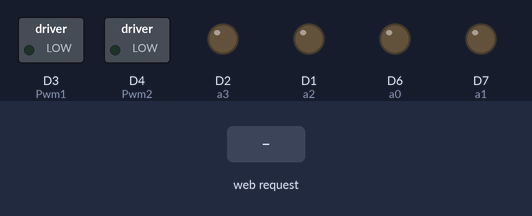
Simulated run of this sketch. Board: ESP8266 (NodeMCU). On the bench: switched loads named in the sketch (green lamp = pin HIGH), output pins drawn as LEDs (lit = HIGH). Inputs (shaded band) come from the test bench. WiFi joins after 1.5 s; servers stay silent unless stated; what the sketch prints to the serial monitor is not drawn.

Above: at 2.7 s.
2.8 s: HTTP request GET /start=1 received
At 4.0 s:
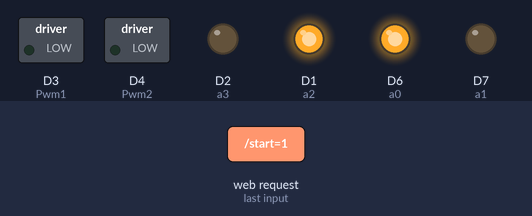
4.3 s: HTTP request GET /backward=3 received
At 5.1 s:
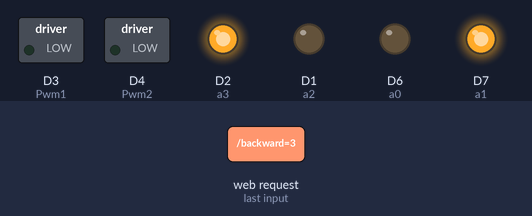
5.8 s: HTTP request GET /right=4 received
At 6.3 s:
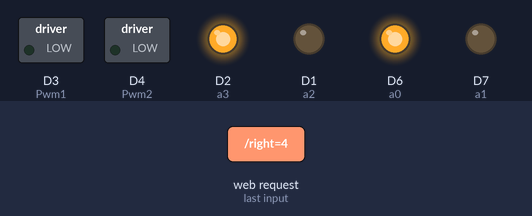
7.3 s: HTTP request GET /left=5 received
At 8.5 s:
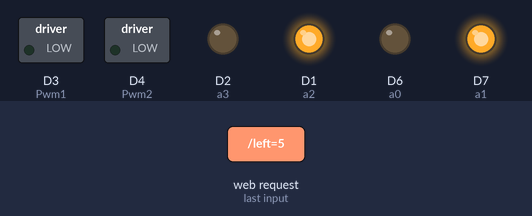
8.8 s: HTTP request GET /Req=2 received
At 9.8 s:
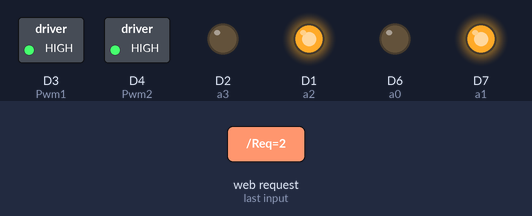
10.3 s: HTTP request GET /stop=2 received
At 10.9 s:
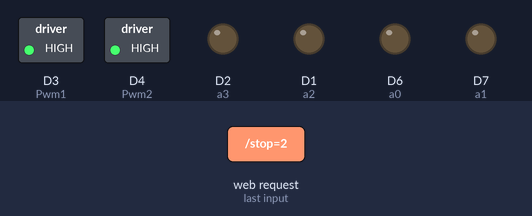
Timing chart, 0 to 12.8 s (numbered marks = the images above; inputs shaded):
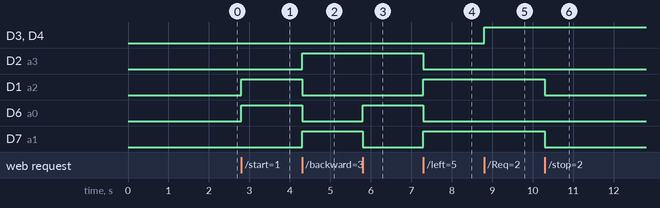

Measured:
- after the input at 2.8 s, D1 (a2), D6 (a0): LOW → HIGH at once
- after the input at 4.3 s, D2 (a3), D7 (a1): LOW → HIGH at once; D1 (a2), D6 (a0): HIGH → LOW at once
- after the input at 5.8 s, D6 (a0): LOW → HIGH at once; D7 (a1): HIGH → LOW at once
- after the input at 7.3 s, D2 (a3), D6 (a0): HIGH → LOW at once; D1 (a2), D7 (a1): LOW → HIGH at once
- after the input at 8.8 s, D3 (Pwm1), D4 (Pwm2): LOW → HIGH at once
- after the input at 10.3 s, D1 (a2), D7 (a1): HIGH → LOW at once

The sketch:

22.Webpage_controlled_Robot.ino
```cpp
#include <ESP8266WiFi.h>

const char* ssid = "enter your ssid(wifi name) ";
const char* password = "enter your password";

uint8_t Pwm1 = D3; //Nodemcu PWM pin
uint8_t Pwm2 = D4; //Nodemcu PWM pin


int a0 = 12;  //D6 of nodemcu esp8266
int a1 = 13;  //D7 of nodemcu esp8266
int a2 = 5;  //D1 of nodemcu esp8266
int a3 = 4;  //D2 of nodemcu esp8266


WiFiServer server(80);

void setup() {
  Serial.begin(115200);
  delay(10);
//Declaring l293d control pins as Output
pinMode(a0, OUTPUT);
pinMode(a1, OUTPUT);
pinMode(a2, OUTPUT);
pinMode(a3, OUTPUT);

  // Connect to WiFi network
  Serial.println();
  Serial.println();
  Serial.print("Connecting to ");
  Serial.println(ssid);

  WiFi.begin(ssid, password);

  while (WiFi.status() != WL_CONNECTED) {
    delay(500);
    Serial.print(".");
  }
  Serial.println("");
  Serial.println("WiFi connected");

  // Start the server
  server.begin();
  Serial.println("Server started");

  // Print the IP address on serial monitor
  Serial.print("Use this URL to connect: ");
  Serial.print("http://");    //URL IP to be typed in mobile/desktop browser
  Serial.print(WiFi.localIP());
  Serial.println("/");

}

void loop() {
  // Check if a client has connected
  WiFiClient client = server.available();
  if (!client) {
    return;
  }

  // Wait until the client sends some data
  Serial.println("new client");
  while(!client.available()){
    delay(1);
  }

  // Read the first line of the request
  String request = client.readStringUntil('\r');
  Serial.println(request);
  client.flush();

 int dir=0,Pw=0;

 // Match the request
 if (request.indexOf("/start=1") != -1)  {
  digitalWrite(a0, HIGH); //Start first motor
  digitalWrite(a1, LOW);

  digitalWrite(a2, HIGH); //Start second motor
  digitalWrite(a3, LOW);
  dir=1;


}

if (request.indexOf("/stop=2") != -1)  {
  digitalWrite(a0, LOW); //Stop first motor
  digitalWrite(a1, LOW);

  digitalWrite(a2, LOW); //Stop second motor
  digitalWrite(a3, LOW);
  dir=2;
}

if (request.indexOf("/backward=3") != -1)  {
  digitalWrite(a0, LOW);  //Change First motor rotation direction
  digitalWrite(a1, HIGH);

  digitalWrite(a2, LOW); //Change Second motor rotation direction
  digitalWrite(a3, HIGH);

  dir=3;
}

if (request.indexOf("/right=4") != -1)  {
  digitalWrite(a0, HIGH);  //Change First motor rotation direction
  digitalWrite(a1, LOW);

  digitalWrite(a2, LOW); //Change Second motor rotation direction
  digitalWrite(a3, HIGH);

  dir=4;
}
if (request.indexOf("/left=5") != -1)  {
  digitalWrite(a0, LOW);  //Change First motor rotation direction
  digitalWrite(a1, HIGH);

  digitalWrite(a2, HIGH); //Change Second motor rotation direction
  digitalWrite(a3, LOW);

  dir=5;
}
if (request.indexOf("/Req=2") != -1)  {
analogWrite(Pwm1, 767);  //Pwm duty cycle 75%
analogWrite(Pwm2, 767);  //Pwm duty cycle 75%
Pw=1;
}
if (request.indexOf("/Req=3") != -1)  {
analogWrite(Pwm1, 512);  //Pwm duty cycle 50%
analogWrite(Pwm2, 512);  //Pwm duty cycle 50%
Pw=2;
}
if (request.indexOf("/Req=4") != -1)  {
analogWrite(Pwm1, 255);  //Pwm duty cycle 25%
analogWrite(Pwm2, 255);  //Pwm duty cycle 25%
Pw=3;
}

  // Return the response
  client.println("HTTP/1.1 200 OK");
  client.println("Content-Type: text/html");
  client.println(""); //  do not forget this one
  client.println("<!DOCTYPE HTML>");
  client.println("<html>");


  client.println("<h1 align=center>Nodemcu Dc motor control over WiFi</h1><br><br>");
  client.println("<br><br>");
  client.println("<a href=\"/start=1\"\"><center><button style=background-color:green;><font color=white >Start Motor</font></button></center></a><br/>");
  client.println("<br><br>");
  client.println("<a href=\"/stop=2\"\"><center><button style=background-color:red;><font color=white >Stop Motor </font></button></center></a><br/>");
  client.println("<br><br>");
  client.println("<a href=\"/backward=3\"\"><center><button style=background-color:skyblue;><font color=white >backward</font></button></center></a><br/>");
  client.println("<br><br>");
   client.println("<a href=\"/right=4\"\"><center><button style=background-color:blue;><font color=white >Right</font></button></center></a><br/>");
  client.println("<br><br>");
   client.println("<a href=\"/left=5\"\"><center><button style=background-color:blue;><font color=white >left</font></button></center></a><br/>");
  client.println("<br><br>");

  client.println("<a href=\"/Req=2\"\"><center><button style=background-color:black;><font color=white >Duty cycle 75%</font></button></center></a><br/>");
  client.println("<br><br>");
  client.println("<a href=\"/Req=3\"\"><center><button style=background-color:black;><font color=white >Duty cycle 50% </font></button></center></a><br/>");
  client.println("<br><br>");
  client.println("<a href=\"/Req=4\"\"><center><button style=background-color:black;><font color=white >Duty cycle 25% </font></button></center></a><br/>");
  client.println("<br><br>");
    switch(dir){
      case 1:
            client.println("Motor start rotate forward <br/>" );
        break;
      case 2:
        client.println("Motor stop<br/>" );
        break;
      case 3:
       client.println("Motor rotating in backward direction<br/>" );
        break;
      case 4:
       client.println("Motor rotating in right direction<br/>" );
        break;
      case 5:
       client.println("Motor rotating in left direction<br/>" );
        break;

  }


switch(Pw){
      case 1:
        client.println("Pwm duty cycle 75%<br/>" );
        break;
      case 2:
        client.println("Pwm duty cycle 50%<br/>" );
        break;
      case 3:
        client.println("Pwm duty cycle 25%<br/>" );
        break;


  }

  client.println("</html>");
  delay(1);
  Serial.println("Client disonnected");
  Serial.println("");
}
```
